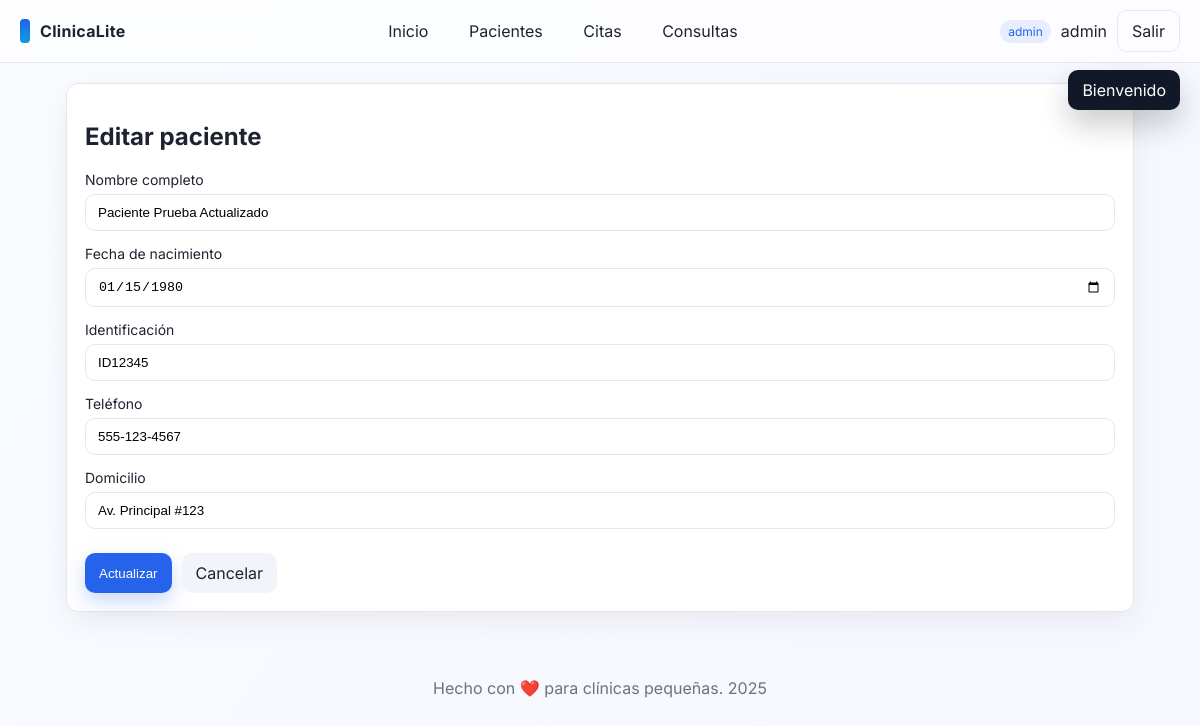
/consultorio_clinico_app/public/pacientes/editar.php?id=1 (signed in), run on the app's committed database.
### tables this page shows
CREATE TABLE `paciente` (
  `paciente_id` int(11) NOT NULL,
  `nombre` varchar(100) DEFAULT NULL,
  `fecha_nacimiento` date DEFAULT NULL,
  `telefono` varchar(20) DEFAULT NULL,
  `domicilio` text DEFAULT NULL,
  `ocupacion` varchar(100) DEFAULT NULL,
  `escolaridad` varchar(100) DEFAULT NULL,
  `nombre_responsable` varchar(100) DEFAULT NULL,
  `telefono_responsable` varchar(20) DEFAULT NULL,
  `anonim` tinyint(1) NOT NULL DEFAULT 0,
  `creado_en` datetime NOT NULL DEFAULT current_timestamp(),
  `creado_por` int(11) DEFAULT NULL,
  `modificado_en` datetime DEFAULT NULL ON UPDATE current_timestamp(),
  `modificado_por` int(11) DEFAULT NULL,
  `identificacion` varchar(30) DEFAULT NULL,
  `edad` int(11) GENERATED ALWAYS AS (timestampdiff(YEAR,`fecha_nacimiento`,curdate())) VIRTUAL
);

### consultorio_clinico_app/includes/utils.php (called while the page is built, shortened)
<?php
function e($str) { return htmlspecialchars((string)$str, ENT_QUOTES, 'UTF-8'); }
?>

### consultorio_clinico_app/public/pacientes/editar.php (the view, shortened to what this page needs)
<?php
$pdo = get_pdo();
$id = (int)input('id');
$stmt = $pdo->prepare('SELECT * FROM paciente WHERE paciente_id = ?');
$stmt->execute([$id]);
$p = $stmt->fetch();
include __DIR__ . '/../partials/header.php';
include __DIR__ . '/../partials/nav.php';
?>
<section class="card slide-up">
  <h2>Editar paciente</h2>
  <form method="post" class="form">
    <label>Nombre completo
      <input name="nombre" value="<?= e($p['nombre']) ?>" required>
    </label>
    <label>Fecha de nacimiento
      <input name="fecha_nacimiento" type="date" value="<?= e($p['fecha_nacimiento']) ?>">
    </label>
    <label>Identificación
      <input name="identificacion" value="<?= e($p['identificacion']) ?>">
    </label>
    <label>Teléfono
      <input name="telefono" value="<?= e($p['telefono']) ?>">
    </label>
    <label>Domicilio
      <input name="domicilio" value="<?= e($p['domicilio']) ?>">
    </label>
    <div class="actions">
      <button class="btn btn-primary">Actualizar</button>
      <a class="btn" href="index.php">Cancelar</a>
    </div>
  </form>
</section>
<?php include __DIR__ . '/../partials/footer.php'; ?>

### consultorio_clinico_app/public/assets/css/styles.css (style rules this page uses)
:root { --bg: #f7f7fb; --card: #ffffff; --text: #1f2330; --muted: #6b7280; --primary: #2563eb; --primary-600: #1d4ed8; --secondary: #0ea5e9; --danger: #ef4444; --success: #16a34a; --border: #e5e7eb; --radius: 12px; --shadow: 0 10px 30px rgba(0,0,0,0.06); }
* { box-sizing: border-box; }
html, body { height: 100%; }
body { margin: 0; font-family: Inter, system-ui, -apple-system, Segoe UI, Roboto, 'Helvetica Neue', Arial, 'Noto Sans', 'Liberation Sans', sans-serif; color: var(--text); background: linear-gradient(120deg, #f9fbff, #f6f7ff); }
.slide-up { animation: slideUp .45s ease-out; }
.form { display: grid; gap: 14px; text-align: left; }
label { display: grid; gap: 6px; font-size: 14px; }
input, select { padding: 10px 12px; border: 1px solid var(--border); border-radius: 10px; background: #fff; outline: none; transition: .2s; }
.btn { appearance: none; border: none; border-radius: 10px; padding: 10px 14px; background: #f1f5f9; color: var(--text); cursor: pointer; transition: transform .1s ease, background .2s; text-decoration: none; display: inline-block; }
.btn-primary { background: var(--primary); color: #fff; box-shadow: 0 8px 20px rgba(37,99,235,0.25); }
.card { background: var(--card); border: 1px solid var(--border); border-radius: var(--radius); box-shadow: var(--shadow); padding: 18px; }
.actions { margin-top: 10px; display: flex; gap: 10px; }

### data on the page
paciente: nombre "Paciente Prueba Actualizado", fecha_nacimiento "01/15/1980", identificacion "ID12345", telefono "555-123-4567", domicilio "Av. Principal #123"

### other printed values
$m "Bienvenido"
APP_NAME "ClinicaLite"
$user['rol'] "admin"
$user['username'] "admin"
